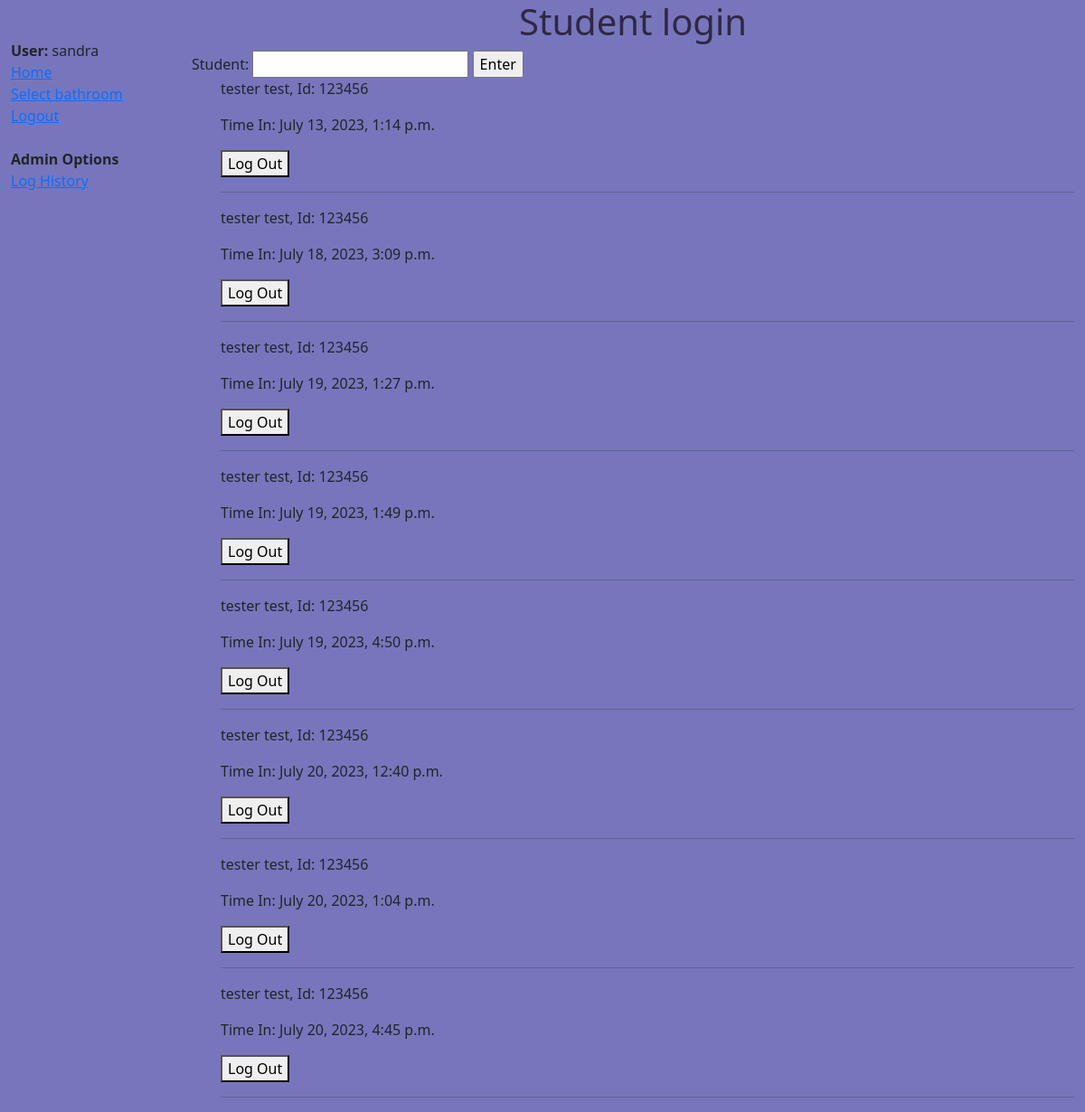
The app's page /bathroom/8/ (signed in), older data.
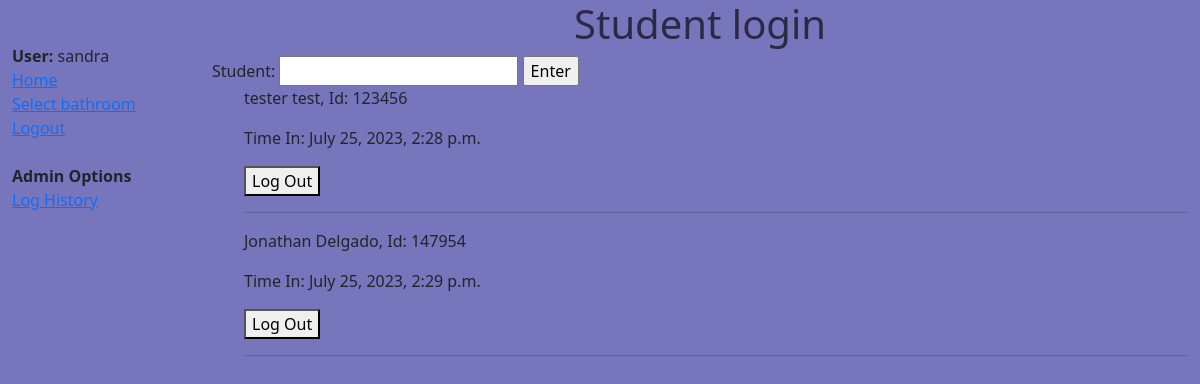
The same page, newer data.
### sign_in/models.py (models this page shows, shortened)
class Log(models.Model):
    Time_in = models.DateTimeField(auto_now=True)
    Time_out = models.DateTimeField(blank=True, null=True)
    student_id = models.ForeignKey(Student, on_delete=models.CASCADE)
    bathroom = models.ForeignKey(Bathroom, null=True, on_delete=models.SET_NULL)
    user = models.ForeignKey(User, null=True, on_delete=models.SET_NULL)
    class Meta:
        permissions = (("can_view_log_history", "can_edit_log_history"),)

class Student(models.Model):
    first_name = models.CharField(max_length=100)
    last_name = models.CharField(max_length=100)
    student_id = models.CharField(max_length=100, unique=True)
    def __str__(self):
         return f"{self.first_name} {self.last_name}, Id: {self.student_id}"

### sign_in/views.py (the view, shortened to what this page needs)
# urls.py: path('bathroom/<int:pk>/', views.bathroom, name='bathroom'),
@login_required
def bathroom(request, pk):
    form = CreateLogForm()
    return render(request, 'pages/student_login.html', {'form': form, 'logs':Log.objects.all().filter(Time_out = None)})

### sign_in/forms.py (shortened to what this page needs)
class CreateLogForm(forms.Form):
    student = forms.CharField(
        max_length=6,
    )

### sign_in/templates/pages/student_login.html (shortened to what this page needs)
{% extends "base_generic.html" %}
{% block content  %}
{% load static %}
    <link rel="stylesheet" href="{% static 'styles.css' %}" />
    <h1>Student login</h1>
    <form action="" method="POST">
        {{ form }}
        <input type = 'submit' name='action' value='Enter'/>
    </form>
    {% for log in logs %}
    <div id = 'bathroomLog'>
    <ul> <p>{{ log.student_id }}</p>
    <p>Time In: {{ log.Time_in }}</p>
    <form id = 'form' action="" method="POST">
        <button id = 'logOut' name = 'action' value = '{{ log.id }}' >
            Log Out
        </button>
    </form>
    <hr>
    </div>
    {% endfor %}
{% endblock %}

Row changes from the older to the newer data that the page shows:
no longer on this page (row edited): Log: student_id "tester test, Id: 123456", Time_in "July 13, 2023, 1:14 p.m.", {{ log.id }} 13 (drawn)
no longer on this page (row edited): Log: student_id "tester test, Id: 123456", Time_in "July 18, 2023, 3:09 p.m.", {{ log.id }} 14 (drawn)
no longer on this page (row edited): Log: student_id "tester test, Id: 123456", Time_in "July 19, 2023, 1:27 p.m.", {{ log.id }} 15 (drawn)
no longer on this page (row edited): Log: student_id "tester test, Id: 123456", Time_in "July 19, 2023, 1:49 p.m.", {{ log.id }} 16 (drawn)
no longer on this page (row edited): Log: student_id "tester test, Id: 123456", Time_in "July 19, 2023, 4:50 p.m.", {{ log.id }} 17 (drawn)
no longer on this page (row edited): Log: student_id "tester test, Id: 123456", Time_in "July 20, 2023, 12:40 p.m.", {{ log.id }} 18 (drawn)
no longer on this page (row edited): Log: student_id "tester test, Id: 123456", Time_in "July 20, 2023, 1:04 p.m.", {{ log.id }} 19 (drawn)
no longer on this page (row edited): Log: student_id "tester test, Id: 123456", Time_in "July 20, 2023, 4:45 p.m.", {{ log.id }} 20 (drawn)
added Log: student_id "tester test, Id: 123456", Time_in "July 25, 2023, 2:28 p.m.", {{ log.id }} 21 (drawn)
added Log: student_id "Jonathan Delgado, Id: 147954", Time_in "July 25, 2023, 2:29 p.m.", {{ log.id }} 22 (drawn)
